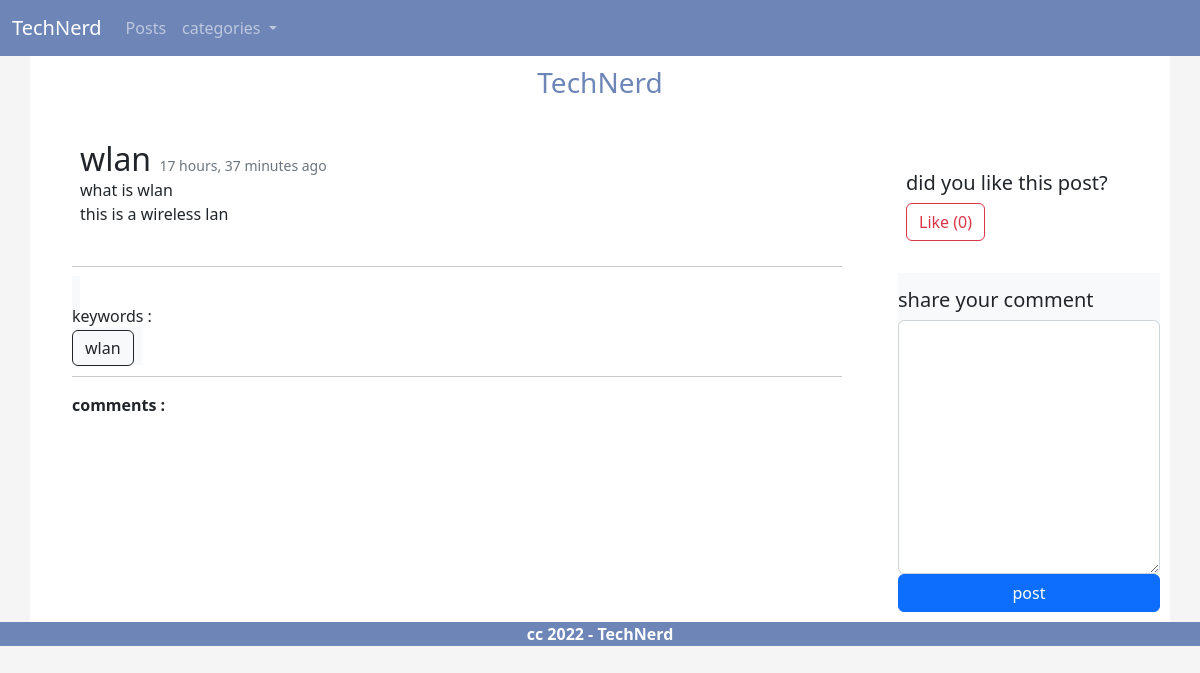
The app's page /post/wlan with its own data.
### post/models.py (models this page shows, shortened)
class Post(models.Model):
    title = models.CharField(max_length=250)
    slug = models.SlugField()
    description = models.CharField(max_length=400)
    body = models.TextField()
    image = models.ImageField(default=None,blank=True)
    category = models.ForeignKey(Category,on_delete=models.DO_NOTHING,related_name='category_posts')
    tags = models.CharField(max_length=100)
    created_date = models.DateTimeField(auto_now_add=True)
    updated_date = models.DateTimeField(auto_now=True)
    def vote_count(self):
        return self.votes.count()
    class Meta():
        ordering = ['-created_date']

### post/views.py (the view)
# urls.py: path('post/<slug:slug>',views.PostDetailView.as_view(),name='detail'),
class PostDetailView(View):
    template_name = 'post/detail.html'
    comment_Form = CommentForm
    def setup(self, request, *args, **kwargs):
        self.post_instance = get_object_or_404(Post, slug=kwargs['slug'])
        self.tags = self.post_instance.tags.split(',')
        self.comments = Comment.objects.filter(post=self.post_instance)
        return super().setup(request, *args, **kwargs)
    def get(self, request, *args, **kwargs):
        form = self.comment_Form()
        return render(request, self.template_name,
                      {'post': self.post_instance, 'tags': self.tags, 'comments': self.comments, 'comment_form': form})
    def post(self, request, *args, **kwargs):
        form = self.comment_Form(request.POST)
        if form.is_valid():
            comment = Comment.objects.create(user=request.user, post=self.post_instance, body=form.cleaned_data['body'])
            slug = self.post_instance.slug
        return render(request, self.template_name,
                      {'post': self.post_instance, 'tags': self.tags, 'comments': self.comments,
                       'comment_form': self.comment_Form})

### post/forms.py
class CommentForm(forms.Form):
    body = forms.CharField(label='',widget=forms.Textarea)

### post/appcontext_processor.py (called while the page is built)
def categories(request):
    return {
        'categories' : Category.objects.all()
    }

### post/templates/post/detail.html (shortened to what this page needs)
{% extends 'bace.html' %}
{% load crispy_forms_tags %}
{% block content %}
<div class="m-3 p-3">
    <div class="p-2">
        <h2 style="display: inline">{{post.title}} </h2>
        <small class="text-muted">{{post.created_date|timesince}} ago </small>
        <div class="">{{post.description}}</div>
        <p class="">{{post.body}}</p>
    </div>
    <hr>
    <span class=" p-2 bg-light" style="display: inline">
        <h6>keywords :</h6>
        {% for tag in tags %}
            <a class="btn btn-xs btn-outline-dark" href="{% url 'post:by_keyword' tag %}" style="display: inline">{{tag}}</a>
        {% endfor %}
    </span>
    <hr>
    <strong>comments :</strong>
</div>
{% endblock %}
{% block side%}
<div class="p-2">
    <h5>did you like this post?</h5>
    <a class="btn btn-outline-danger" href="{% url 'post:vote' post.id %}">Like ({{post.vote_count}})</a>
</div><br>
<div class=" bg-light">
    <h5> share your comment </h5>
    <form action="" method="post">
        {{comment_form|crispy}}
        <button class="btn btn-primary" style="width: 100%">post</button>
    </form>
</div>
{% endblock side%}

### static/css/main.css (style rules this page uses)
body.style { background-color: #F5F5F5; }
h5 { padding-top: 15px; }

### records on screen
Post: title "wlan", created_date "17 hours, 37 minutes", description "what is wlan", body "this is a wireless lan", tags "wlan", vote_count "0"
